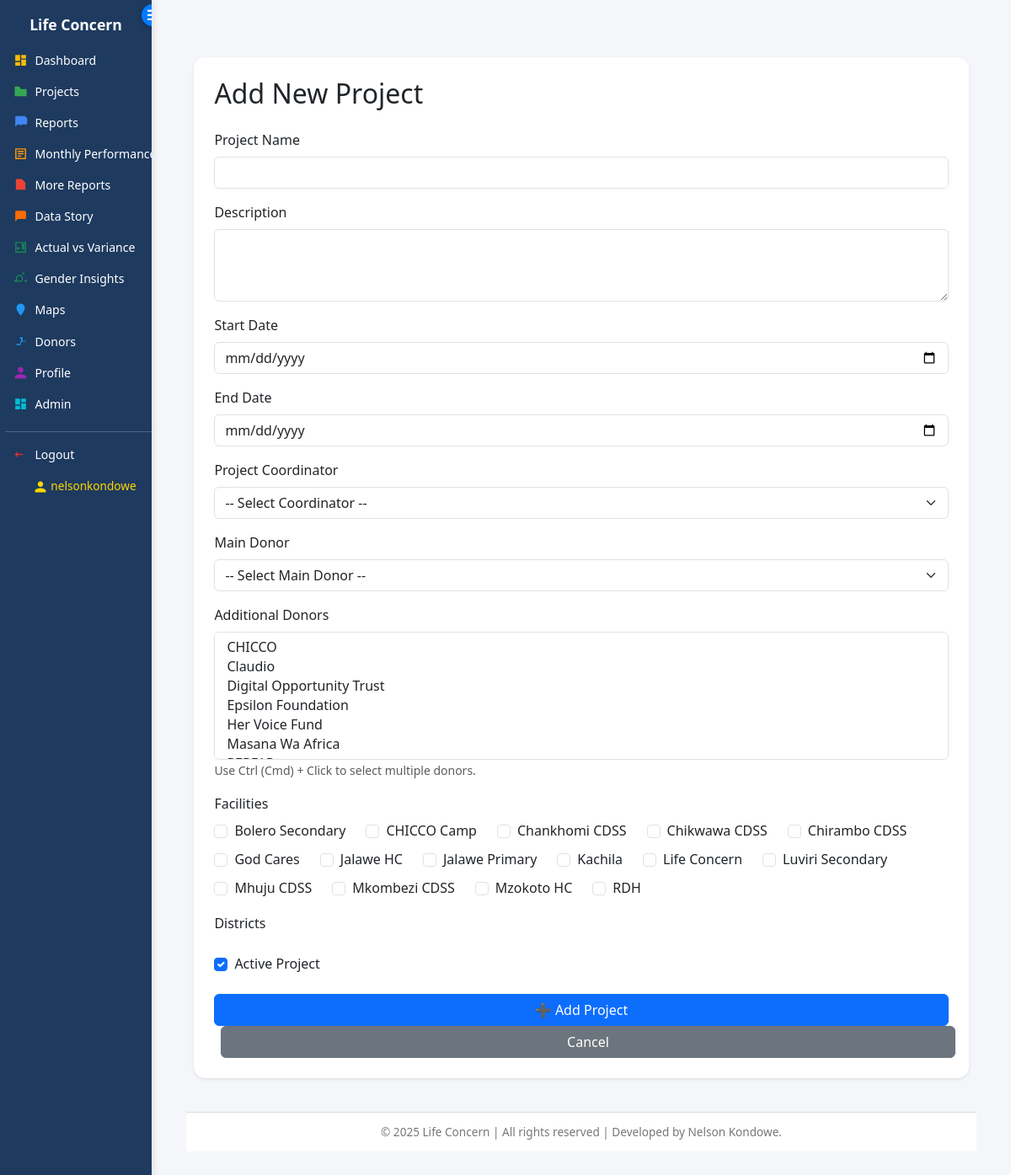
The app's page /projects/add/ (signed in), older data.
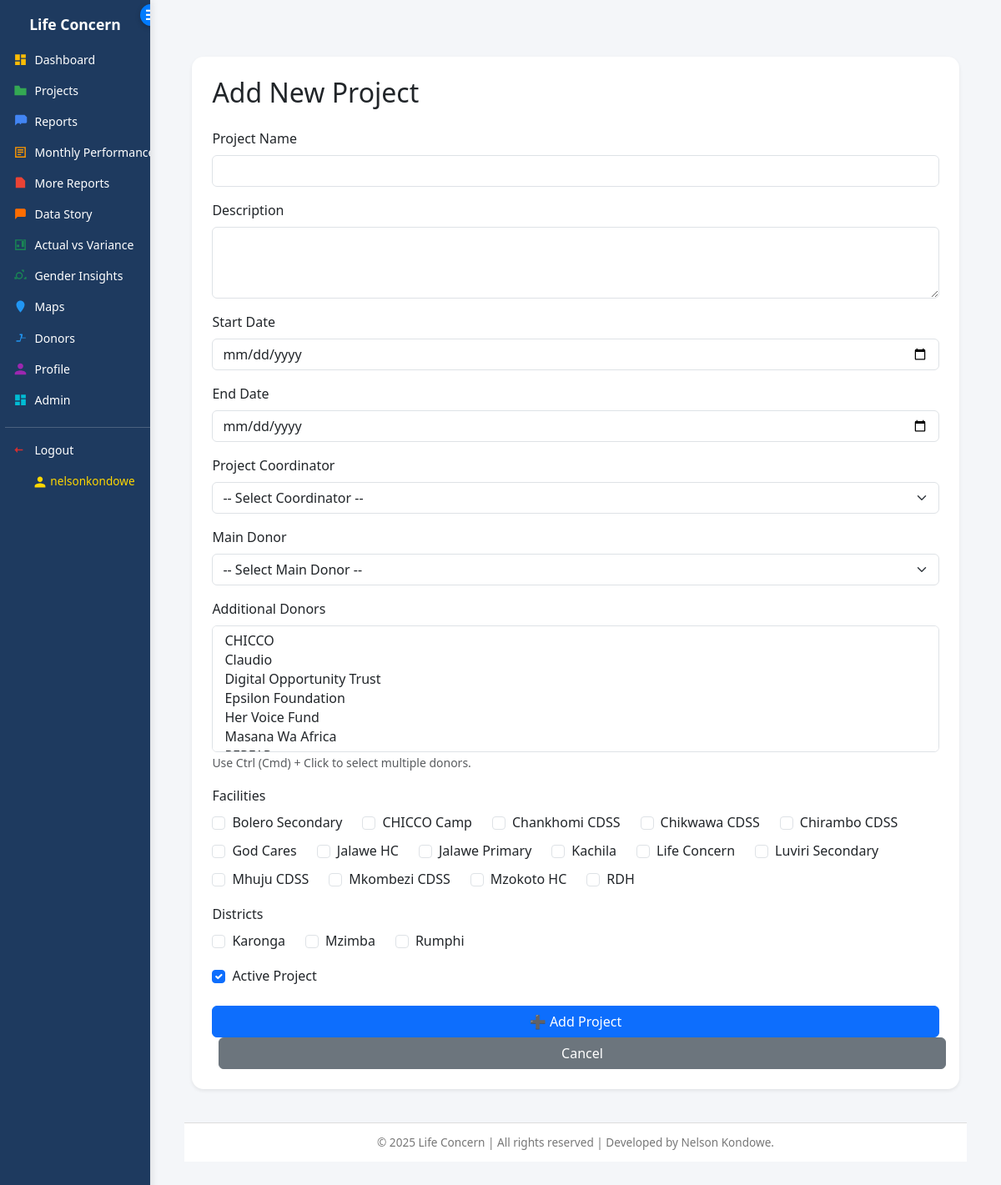
The same page, newer data.
### core/models.py (models this page shows, shortened)
class Facility(models.Model):
    name = models.CharField(max_length=255, unique=True)
    district = models.ForeignKey(District, on_delete=models.CASCADE, related_name="facilities", null=True, blank=True)
    latitude = models.DecimalField(max_digits=9, decimal_places=6)
    longitude = models.DecimalField(max_digits=9, decimal_places=6)
    is_active = models.BooleanField(default=True)
    history = HistoricalRecords()

class District(models.Model):
    name = models.CharField(max_length=100, unique=True)
    region = models.CharField(max_length=100, blank=True, null=True)
    latitude = models.DecimalField(max_digits=9, decimal_places=6, blank=True, null=True)
    longitude = models.DecimalField(max_digits=9, decimal_places=6, blank=True, null=True)
    min_latitude = models.DecimalField(max_digits=9, decimal_places=6, blank=True, null=True)
    max_latitude = models.DecimalField(max_digits=9, decimal_places=6, blank=True, null=True)
    min_longitude = models.DecimalField(max_digits=9, decimal_places=6, blank=True, null=True)
    max_longitude = models.DecimalField(max_digits=9, decimal_places=6, blank=True, null=True)
    is_active = models.BooleanField(default=True)
    history = HistoricalRecords()
    class Meta:
        ordering = ["name"]

### core/views.py (the view, shortened to what this page needs)
# urls.py: path('projects/add/', views.project_add, name='project_add'),
@login_required
def project_add(request):
    all_donors = Donor.objects.all().order_by('name')
    all_facilities = Facility.objects.all().order_by('name')
    all_districts = District.objects.all().order_by('name')
    all_users = User.objects.filter(is_active=True).order_by('username')
    form = ProjectForm(request.POST or None)
    selected_donors = request.POST.getlist('donors') if request.method == "POST" else []
    selected_facilities = request.POST.getlist('facilities') if request.method == "POST" else []
    selected_districts = request.POST.getlist('districts') if request.method == "POST" else []
    selected_coordinator = request.POST.get('coordinator') if request.method == "POST" else None
    selected_main_donor = request.POST.get('main_donor') if request.method == "POST" else None
    context = {
        "form": form,
        "title": "Add Project",
        "all_donors": all_donors,
        "all_facilities": all_facilities,
        "all_districts": all_districts,
        "all_users": all_users,
        "project": None,
        "selected_donors": selected_donors,
        "selected_facilities": selected_facilities,
        "selected_districts": selected_districts,
        "selected_coordinator": selected_coordinator,
        "selected_main_donor": selected_main_donor,
    }
    return render(request, "core/project_form.html", context)

### core/templates/core/project_form.html (shortened to what this page needs)
{% extends "core/base.html" %}
{% load widget_tweaks %}
{% block content %}
<div class="card shadow-sm p-4 mt-4">
  <h2 class="mb-4">{% if project %}Edit Project: {{ project.name }}{% else %}Add New Project{% endif %}</h2>
  <form method="post">
    <div class="mb-3">
      <label for="id_name" class="form-label">Project Name</label>
      <input type="text" name="name" id="id_name" class="form-control"
             value="{{ form.name.value|default_if_none:'' }}" required>
    </div>
    <div class="mb-3">
      <label for="id_description" class="form-label">Description</label>
      <textarea name="description" id="id_description" class="form-control" rows="3">{{ form.description.value|default_if_none:'' }}</textarea>
    </div>
    <div class="mb-3">
      <label for="id_start_date" class="form-label">Start Date</label>
      <input type="date" name="start_date" id="id_start_date" class="form-control"
             value="{{ form.start_date.value|default_if_none:'' }}">
    </div>
    <div class="mb-3">
      <label for="id_end_date" class="form-label">End Date</label>
      <input type="date" name="end_date" id="id_end_date" class="form-control"
             value="{{ form.end_date.value|default_if_none:'' }}">
    </div>
    <div class="mb-3">
      <label for="id_coordinator" class="form-label">Project Coordinator</label>
      <select name="coordinator" id="id_coordinator" class="form-select">
        <option value="">-- Select Coordinator --</option>
      </select>
    </div>
    <div class="mb-3">
      <label for="id_main_donor" class="form-label">Main Donor</label>
      <select name="main_donor" id="id_main_donor" class="form-select">
        <option value="">-- Select Main Donor --</option>
      </select>
    </div>
    <div class="mb-3">
      <label for="id_additional_donors" class="form-label">Additional Donors</label>
      <select name="donors" id="id_additional_donors" class="form-select" multiple size="6">
        {% for donor in all_donors|dictsort:"name" %}
          <option value="{{ donor.id }}" {% if donor.id|stringformat:"s" in selected_donors %}selected{% endif %}>
          </option>
        {% endfor %}
      </select>
      <small class="text-muted">Use Ctrl (Cmd) + Click to select multiple donors.</small>
    </div>
    <div class="mb-3">
      <label class="form-label">Facilities</label>
      <div class="d-flex flex-wrap gap-2">
        {% for facility in all_facilities %}
          <div class="form-check me-3">
            <input class="form-check-input" type="checkbox" name="facilities" value="{{ facility.id }}" id="facility{{ facility.id }}"
              {% if facility.id|stringformat:"s" in selected_facilities %}checked{% endif %}>
            <label class="form-check-label" for="facility{{ facility.id }}">{{ facility.name }}</label>
          </div>
        {% endfor %}
      </div>
    </div>
    <div class="mb-3">
      <label class="form-label">Districts</label>
      <div class="d-flex flex-wrap gap-2">
        {% for district in all_districts %}
          <div class="form-check me-3">
            <input class="form-check-input" type="checkbox" name="districts" value="{{ district.id }}" id="district{{ district.id }}"
              {% if district.id|stringformat:"s" in selected_districts %}checked{% endif %}>
            <label class="form-check-label" for="district{{ district.id }}">{{ district.name }}</label>
          </div>
        {% endfor %}
      </div>
    </div>
    <div class="form-check mb-4">
      <input type="checkbox" name="is_active" id="id_is_active" class="form-check-input"
             {% if form.is_active.value %}checked{% elif project and project.is_active %}checked{% endif %}>
      <label for="id_is_active" class="form-check-label">Active Project</label>
    </div>
    <div>
      <button type="submit" class="btn btn-primary">{% if project %}💾 Save Changes{% else %}➕ Add Project{% endif %}</button>
      <a href="{% url 'projects' %}" class="btn btn-secondary ms-2">Cancel</a>
    </div>
  </form>
</div>
{% endblock %}

Row changes from the older to the newer data that the page shows:
added District: name "Karonga"
added District: name "Mzimba"
added District: name "Rumphi"
